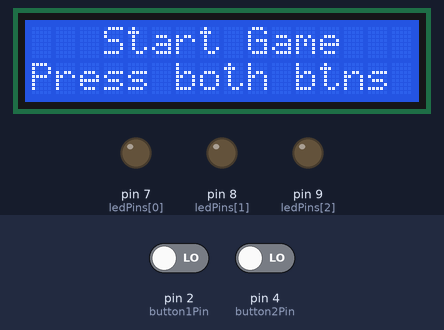
The sketch below on a simulated Arduino Uno, built with avr-gcc and run on an emulated ATmega328P. Parts: 16×2 character LCD, output pins drawn as LEDs (lit = HIGH). Inputs (shaded band) come from the test bench; at power-on: pin 2 (button1Pin) LOW, pin 4 (button2Pin) LOW. Random numbers use the default seed unless the sketch sets one; what the sketch prints to the serial monitor is not drawn.

Above: at 1.3 s.
1.4 s: pin 2 (button1Pin) driven HIGH and pin 4 (button2Pin) driven HIGH
3.0 s: pin 2 (button1Pin) driven LOW and pin 4 (button2Pin) driven LOW
At 4.4 s:
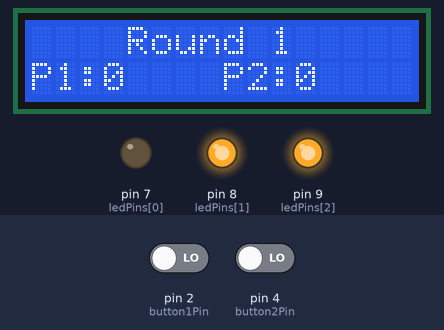
6.0 s: pin 2 (button1Pin) driven HIGH
At 6.9 s:
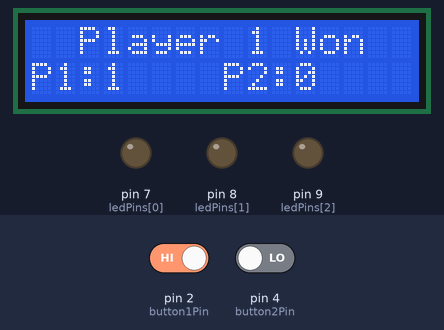
9.0 s: pin 4 (button2Pin) driven HIGH
At 10.1 s:
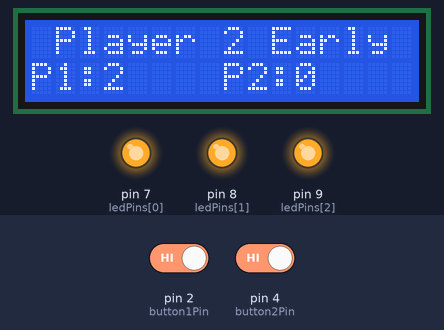
Timing chart, 0 to 16.1 s (numbered marks = the images above; inputs shaded):
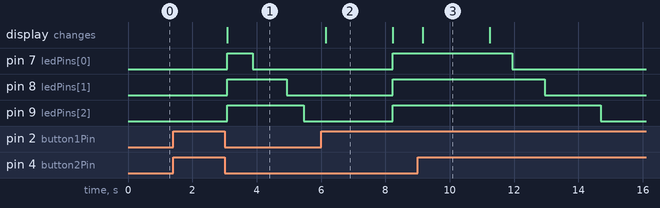

Measured:
- after the input at 1.4 s, every drawn part: stays the same
- after the input at 3.0 s, pin 7 (ledPins[0]): LOW → HIGH after 0.09 s, → LOW 0.80 s later; pin 8 (ledPins[1]): LOW → HIGH after 0.09 s, → LOW 1.9 s later; pin 9 (ledPins[2]): LOW → HIGH after 0.09 s, → LOW 2.4 s later; the display: changes after 0.09 s (image 1)
- after the input at 6.0 s, pin 7 (ledPins[0]), pin 8 (ledPins[1]), pin 9 (ledPins[2]): LOW → HIGH after 2.2 s; the display: changes after 0.14 s (image 2)
- after the input at 9.0 s, the display: changes after 0.16 s (image 3)
- what the display in image 2 shows lasts 2.1 s, from 6.1 s to 8.2 s

The sketch:

reactionGame.ino
```cpp
#include <Wire.h>
#include <LiquidCrystal_I2C.h>

// Initialize LCD (address 0x27 is common, adjust if needed)
LiquidCrystal_I2C lcd(0x27, 16, 2);

// Pin definitions
const int button1Pin = 2;  // Player 1 button (left, NO terminal)
const int button2Pin = 4;  // Player 2 button (right, NO terminal)
const int ledPins[] = {7, 8, 9};  // 3 LEDs (LED1 pin 7, LED2 pin 8, LED3 pin 9)
const int numLeds = 3;

// Game variables
int player1Score = 0;
int player2Score = 0;
int roundCount = 0;
const int maxRounds = 5;
bool gameActive = false;

// Debouncing variables
const unsigned long debounceDelay = 50;  // 50ms debounce time
bool lastButton1State = LOW;
bool lastButton2State = LOW;
bool button1Pressed = false;
bool button2Pressed = false;

// Serial print timing
unsigned long lastSerialPrint = 0;
const unsigned long serialPrintInterval = 100;  // Print every 100ms

void setup() {
  // Initialize serial communication
  Serial.begin(9600);
  Serial.println("Reaction Game Started");

  // Initialize pins
  pinMode(button1Pin, INPUT);
  pinMode(button2Pin, INPUT);
  for (int i = 0; i < numLeds; i++) {
    pinMode(ledPins[i], OUTPUT);
    digitalWrite(ledPins[i], LOW);  // LEDs off initially
  }

  // Initialize LCD
  lcd.init();
  lcd.backlight();
  updateDisplay("Start Game");
  lcd.setCursor(0, 1);
  lcd.print("Press both btns");
  Serial.println("LCD Initialized: Start Game, Press both btns");
}

void loop() {
  // Read button states with debouncing
  bool button1State = debounceButton(button1Pin, lastButton1State, button1Pressed);
  bool button2State = debounceButton(button2Pin, lastButton2State, button2Pressed);

  // Print button states in the main loop (waiting for game start)
  if (millis() - lastSerialPrint >= serialPrintInterval) {
    Serial.print("Main Loop - P1: ");
    Serial.print(button1State ? "1" : "0");
    Serial.print(" | P2: ");
    Serial.print(button2State ? "1" : "0");
    Serial.println();
    lastSerialPrint = millis();
  }

  // Wait for both buttons to be pressed to start the game
  if (!gameActive && button1State && button2State) {
    gameActive = true;
    Serial.println("Both buttons pressed - Starting game");
    // Reset button states and wait for release
    button1Pressed = false;
    button2Pressed = false;
    lastButton1State = LOW;
    lastButton2State = LOW;
    // Wait for buttons to be released to avoid immediate early press
    while (digitalRead(button1Pin) == HIGH || digitalRead(button2Pin) == HIGH) {
      delay(10);
    }
    startNewGame();
  }
}

bool debounceButton(int pin, bool &lastState, bool &pressedFlag) {
  bool reading = digitalRead(pin);
  bool state = lastState;

  // If the button state has changed, wait for debounce
  if (reading != lastState) {
    delay(debounceDelay);
    reading = digitalRead(pin);
    if (reading != lastState) {
      state = reading;
      // Only set pressed flag on rising edge (LOW to HIGH)
      if (state == HIGH) {
        pressedFlag = true;
      }
    }
  }

  lastState = state;
  return pressedFlag;
}

void startNewGame() {
  player1Score = 0;
  player2Score = 0;
  roundCount = 0;
  // Ensure button states are reset before starting
  button1Pressed = false;
  button2Pressed = false;
  lastButton1State = LOW;
  lastButton2State = LOW;
  playRound();
}

void playRound() {
  if (roundCount >= maxRounds) {
    endGame();
    return;
  }

  roundCount++;
  updateDisplay("Round " + String(roundCount));
  displayScores();
  Serial.println("Round " + String(roundCount) + " started");

  // Turn on all LEDs
  for (int i = 0; i < numLeds; i++) {
    digitalWrite(ledPins[i], HIGH);
  }

  // Countdown: Turn off LEDs one by one
  for (int i = 0; i < numLeds; i++) {
    unsigned long startTime = millis();
    unsigned long delayTime = random(500, 2001);  // Random delay between 0.5-2 seconds
    while (millis() - startTime < delayTime) {
      // Check button states during countdown
      bool button1State = debounceButton(button1Pin, lastButton1State, button1Pressed);
      bool button2State = debounceButton(button2Pin, lastButton2State, button2Pressed);

      // Print button states during countdown
      if (millis() - lastSerialPrint >= serialPrintInterval) {
        Serial.print("Countdown LED " + String(i + 1) + " - P1: ");
        Serial.print(button1State ? "1" : "0");
        Serial.print(" | P2: ");
        Serial.print(button2State ? "1" : "0");
        Serial.println();
        lastSerialPrint = millis();
      }

      if (button1State) {
        player2Score++;
        updateDisplay("Player 1 Early");
        displayScores();
        Serial.println("Player 1 pressed too early - P2 wins round");
        delay(2000);
        button1Pressed = false;
        button2Pressed = false;
        playRound();
        return;
      }
      if (button2State) {
        player1Score++;
        updateDisplay("Player 2 Early");
        displayScores();
        Serial.println("Player 2 pressed too early - P1 wins round");
        delay(2000);
        button1Pressed = false;
        button2Pressed = false;
        playRound();
        return;
      }
    }
    digitalWrite(ledPins[i], LOW);
    Serial.println("LED " + String(i + 1) + " turned off");
  }

  // Reaction time measurement
  bool winnerDeclared = false;
  while (!winnerDeclared) {
    bool button1State = debounceButton(button1Pin, lastButton1State, button1Pressed);
    bool button2State = debounceButton(button2Pin, lastButton2State, button2Pressed);

    // Print button states during reaction phase
    if (millis() - lastSerialPrint >= serialPrintInterval) {
      Serial.print("Reaction Phase - P1: ");
      Serial.print(button1State ? "1" : "0");
      Serial.print(" | P2: ");
      Serial.print(button2State ? "1" : "0");
      Serial.println();
      lastSerialPrint = millis();
    }

    if (button1State) {
      player1Score++;
      updateDisplay("Player 1 Won");
      displayScores();
      Serial.println("Player 1 wins round " + String(roundCount));
      winnerDeclared = true;
    }
    else if (button2State) {
      player2Score++;
      updateDisplay("Player 2 Won");
      displayScores();
      Serial.println("Player 2 wins round " + String(roundCount));
      winnerDeclared = true;
    }
  }

  delay(2000);  // Show winner for 2 seconds
  button1Pressed = false;
  button2Pressed = false;
  playRound();
}

void updateDisplay(String message) {
  // Reinitialize LCD to ensure it's responsive
  lcd.init();
  lcd.backlight();
  lcd.clear();
  // Center-align the message on the first line (16 characters wide)
  int padding = (16 - message.length()) / 2;
  lcd.setCursor(padding, 0);
  lcd.print(message);
  Serial.println("LCD Update: " + message);
}

void displayScores() {
  lcd.setCursor(0, 1);
  lcd.print("P1:");
  lcd.print(player1Score);
  lcd.setCursor(8, 1);
  lcd.print("P2:");
  lcd.print(player2Score);
  Serial.println("LCD Scores: P1:" + String(player1Score) + " P2:" + String(player2Score));
}

void endGame() {
  updateDisplay("End Game");
  displayScores();
  Serial.println("Game Over - " + String(player1Score > player2Score ? "Player 1 wins!" : player2Score > player1Score ? "Player 2 wins!" : "It's a tie!"));
  delay(10000);  // Show final result for 10 seconds
  updateDisplay("Start Game");
  lcd.setCursor(0, 1);
  lcd.print("Press both btns");
  Serial.println("LCD Reset: Start Game, Press both btns");
  gameActive = false;
  button1Pressed = false;
  button2Pressed = false;
  lastButton1State = LOW;
  lastButton2State = LOW;
  Serial.println("Game reset - Press both buttons to start again");
}
```
